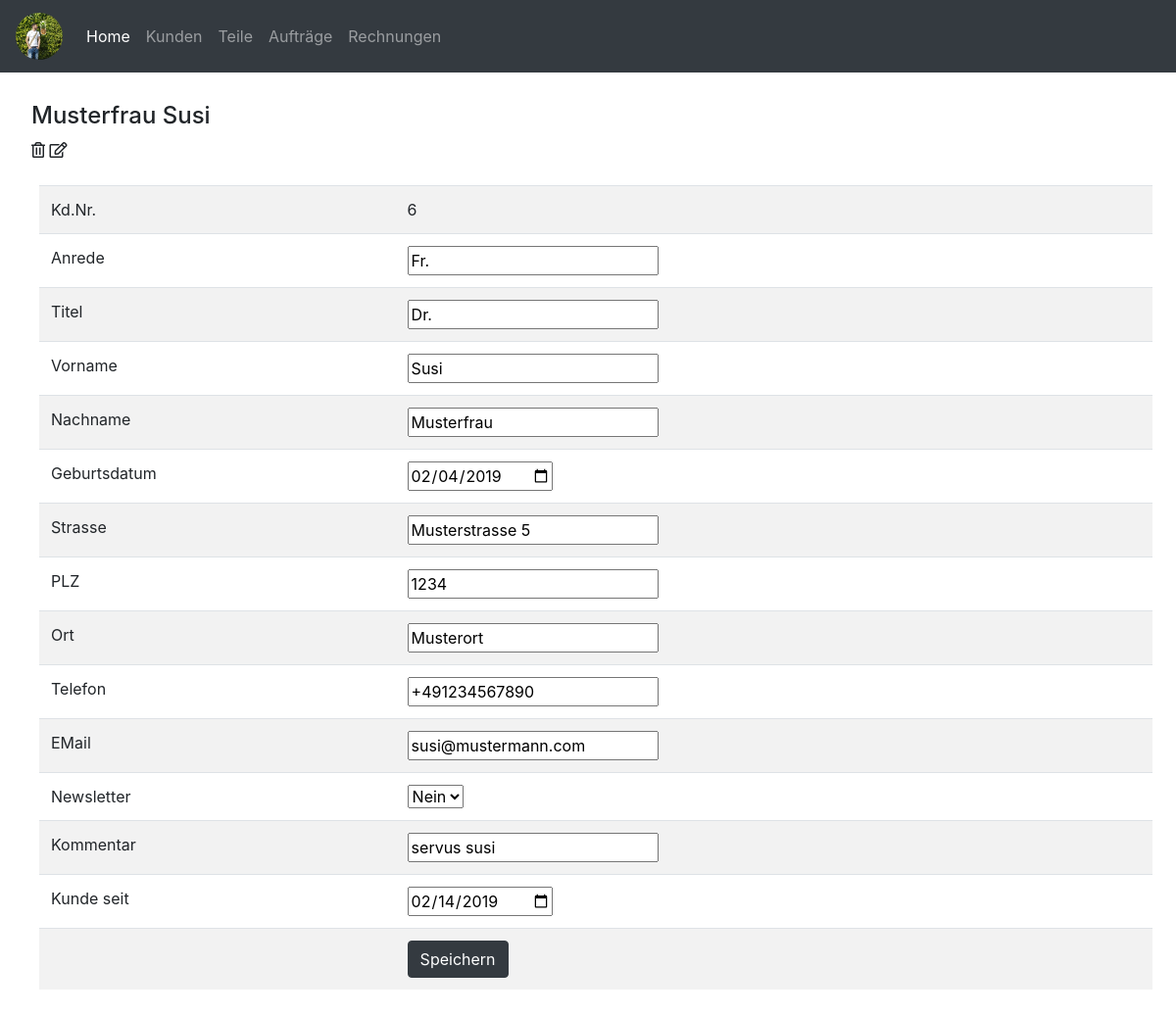
Page /customer_edit.php?kundennummer=6 on the committed database.
### tables this page shows
CREATE TABLE `kunde` (
  `kundennummer` int(10) NOT NULL,
  `anrede` varchar(15) NOT NULL,
  `titel` varchar(10) NOT NULL,
  `vorname` varchar(20) NOT NULL,
  `nachname` varchar(20) NOT NULL,
  `gebdat` date NOT NULL,
  `strasse` varchar(50) NOT NULL,
  `plz` int(10) NOT NULL,
  `ort` varchar(50) NOT NULL,
  `telefon` varchar(20) NOT NULL,
  `email` varchar(50) NOT NULL,
  `newsletter` tinyint(1) NOT NULL,
  `kommentar` text NOT NULL,
  `kundeseit` date NOT NULL
);

### customer_edit.php (the view, shortened to what this page needs)
<?php include_once('connection.php') ?>
<?php include('header.php') ?>
<?php
$kundennummer = $_GET['kundennummer'];
$stmt = $pdo->prepare("SELECT * FROM kunde WHERE kundennummer = '$kundennummer'");
$stmt->execute();
$result = $stmt->fetch();
?>
<h4><?php echo $result['nachname'] . ' ' . $result['vorname'] ?></h4>
<a class='' href='customer_delete.php?kundennummer=<?php echo $kundennummer ?>'><i class="far fa-trash-alt"></i></a>
<a class='' href='customer_edit.php?kundennummer=<?php echo $kundennummer ?>'><i class="far fa-edit"></i></a>
<br /><br />
<form action="customer_save_edited.php" method="get">
    <table class="table table-striped table-hover ml-2 mr-2">
            <tr>
                <td>Kd.Nr.</td>
                <td><input type="hidden" name="kundennummer" value="<?php echo $result['kundennummer'] ?>"/><?php echo $result['kundennummer'] ?></td>
            </tr>
            <tr>
                <td>Anrede</td>
                <td><input name="anrede" type="text" value="<?php echo $result['anrede'] ?>"/></td>
            </tr>
            <tr>
                <td>Titel</td>
                <td><input name="titel" type="text" value="<?php echo $result['titel'] ?>"/></td>
            </tr>
            <tr>
                <td>Vorname</td>
                <td><input name="vorname" type="text" value="<?php echo $result['vorname'] ?>"/></td>
            </tr>
            <tr>
                <td>Nachname</td>
                <td><input name="nachname" type="text" value="<?php echo $result['nachname'] ?>"/></td>
            </tr>
            <tr>
                <td>Geburtsdatum</td>
                <td><input name="gebdat" type="date" value="<?php echo $result['gebdat'] ?>"/></td>
            </tr>
            <tr>
                <td>Strasse</td>
                <td><input name="strasse" type="text" value="<?php echo $result['strasse'] ?>"/></td>
            </tr>
            <tr>
                <td>PLZ</td>
                <td><input name="plz" type="number" value="<?php echo $result['plz'] ?>"/></td>
            </tr>
            <tr>
                <td>Ort</td>
                <td><input name="ort" type="text" value="<?php echo $result['ort'] ?>"/></td>
            </tr>
            <tr>
                <td>Telefon</td>
                <td><input name="telefon" type="text" value="<?php echo $result['telefon'] ?>"/></td>
            </tr>
            <tr>
                <td>EMail</td>
                <td><input name="email" type="text" value="<?php echo $result['email'] ?>"/></td>
            </tr>
            <tr>
                <td>Newsletter</td>
                <td>
                    <select name="newsletter" size="1">
                        <?php
                            if ($result['newsletter'] == 0) { ?>
                                <option selected="selected" value="<?php echo $result['newsletter'] ?>">Nein</option>
                            <?php } else { ?>
                                <option selected="selected" value="1">Ja</option>
                                <option value="0">Nein</option>
                            <?php }
                        ?>
                    </select>
                </td>
            </tr>
            <tr>
                <td>Kommentar</td>
                <td><input name="kommentar" type="text" value="<?php echo $result['kommentar'] ?>"/></td>
            </tr>
            <tr>
                <td>Kunde seit</td>
                <td><input name="kundeseit" type="date" value="<?php echo $result['kundeseit'] ?>"/></td>
            </tr>
            <tr>
                <td></td>
                <td>
                    <input type="submit" name="submit" value="Speichern" class="btn btn-dark">
                </td>
            </tr>
    </table>
</form>
<?php include('footer.php') ?>

### static/css/main.css (style rules this page uses)
body { margin: 0; padding: 0; }
.fas, .far { color: #212529; }

### rows in the picture
kunde: nachname "Musterfrau", vorname "Susi", kundennummer "6", anrede "Fr.", titel "Dr.", gebdat "02/04/2019", strasse "Musterstrasse 5", plz "1234", ort "Musterort", telefon "+491234567890", email "susi@mustermann.com", newsletter "Nein", kommentar "servus susi", kundeseit "02/14/2019"
